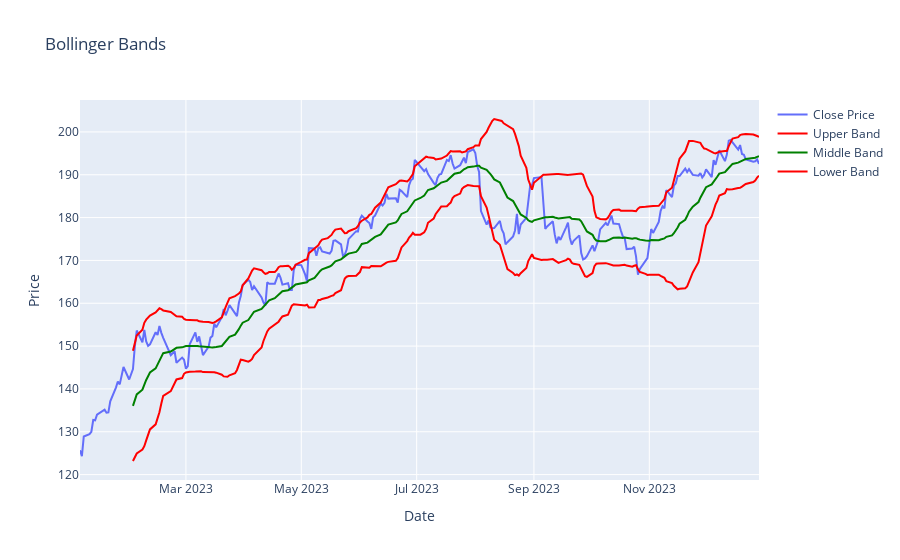

Here is the notebook cell this chart was saved with:
### Markdown cell above
Bollinger bands

### Code cell
df['MA20'] = df['close price'].rolling(window=20).mean()
df['STD20'] = df['close price'].rolling(window=20).std()
df['Upper'] = df['MA20'] + (df['STD20'] * 2)
df['Lower'] = df['MA20'] - (df['STD20'] * 2)

# Plot
fig = go.Figure()
fig.add_trace(go.Scatter(x=df['Date'], y=df['close price'], name='Close Price'))
fig.add_trace(go.Scatter(x=df['Date'], y=df['Upper'], name='Upper Band', line=dict(color='red')))
fig.add_trace(go.Scatter(x=df['Date'], y=df['MA20'], name='Middle Band', line=dict(color='green')))
fig.add_trace(go.Scatter(x=df['Date'], y=df['Lower'], name='Lower Band', line=dict(color='red')))
fig.update_layout(title='Bollinger Bands', xaxis_title='Date', yaxis_title='Price')
fig.show()

### Figure 1 — Plotly figure (JSON) as saved in the notebook; plotly's stock layout.template omitted (floating-point values rounded to 4 significant figures; data arrays with more than 128 entries replaced by an {"elided": "..."} marker saying what was removed)
{"data": [{"name": "Close Price", "type": "scatter", "x": {"elided": "249 str values"}, "y": {"elided": "249 float values"}}, {"line": {"color": "red"}, "name": "Upper Band", "type": "scatter", "x": {"elided": "249 str values"}, "y": {"elided": "249 float values"}}, {"line": {"color": "green"}, "name": "Middle Band", "type": "scatter", "x": {"elided": "249 str values"}, "y": {"elided": "249 float values"}}, {"line": {"color": "red"}, "name": "Lower Band", "type": "scatter", "x": {"elided": "249 str values"}, "y": {"elided": "249 float values"}}], "layout": {"autosize": true, "title": {"text": "Bollinger Bands"}, "xaxis": {"autorange": true, "range": ["2023-01-04", "2023-12-29"], "title": {"text": "Date"}, "type": "date"}, "yaxis": {"autorange": true, "range": [118.7, 207.5], "title": {"text": "Price"}, "type": "linear"}}}
